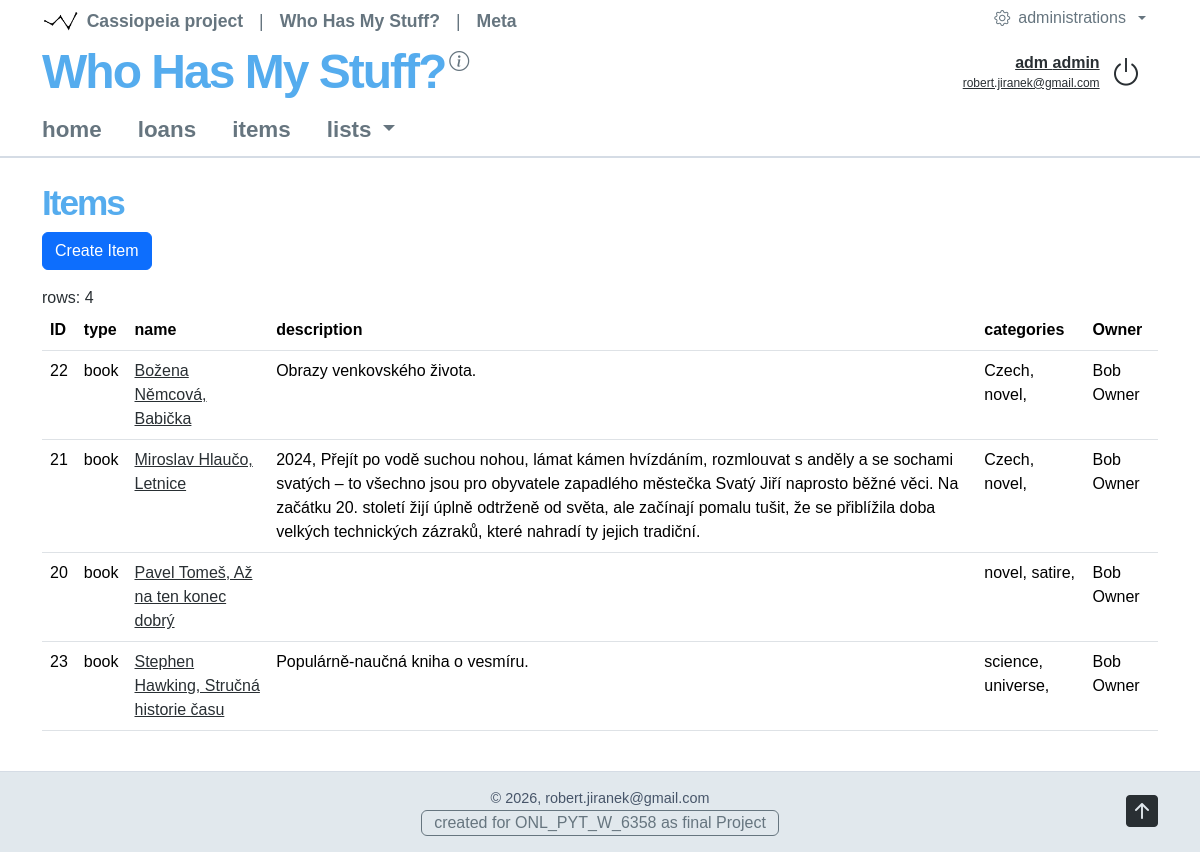
/whohas/items (signed in), run on the app's committed database.
### whohas/models.py (models this page shows, shortened)
class Items(models.Model):
     name = models.CharField(max_length=120, null=False, db_index=True)
     description = models.TextField(null=True, blank=True)
     owner = models.ForeignKey(settings.AUTH_USER_MODEL,on_delete=models.PROTECT, null=True, blank=True,)
     item_type = models.ForeignKey("ItemTypes", on_delete=models.PROTECT, related_name="items", null=True, blank=True,)
     item_categories = models.ManyToManyField("ItemCategories", related_name="items", blank=True,)

class ItemTypes(models.Model):
     name = models.CharField(max_length=120, unique=True)

class ItemCategories(models.Model):
     item_category_name = models.CharField(max_length=120, null=True)

### whohas/views/items.py (the view)
# urls.py: path('items', ItemsView.as_view(), name='items'),
class ItemsView(SysAuthNoPermission, WebRenderMixin, View):
    permission_required = "whohas.view_items"
    def get(self, request):
        items = list(
            Items.objects.select_related("item_type", "owner")
            .prefetch_related("item_categories")
            .order_by("name", "pk")
        )
        web_data = {
            "items": items,
            "table_rows_count": len(items),
        }
        return self.page_render(request, "items", web_data)

### syscor/views/tools.py (called while the page is built)
    @staticmethod
    def session_clear(request, session_name):
        request.session.pop(session_name, None)
        return True

### syscor/views/web.py (called while the page is built)
    @staticmethod
    def web_application_attribute_get(application_code: str = 'cassiopeia', application_attribut: str = None) -> dict[str, str] | str:
        application_code = application_code.lower()
        attribs = WEB_APPLICATIONS[application_code].copy()
        attribs['application_code'] = application_code
        if application_attribut is None:
            return attribs
        else:
            application_attribut = application_attribut.lower()
            return attribs[application_attribut]

    @staticmethod
    def web_application_module_attribute_get(module_code: str = 'cassiopeia', module_attribut: str = None) -> dict[str, str] | str:
        module_code = module_code.lower()
        attribs = WEB_APPLICATION_MODULES[module_code].copy()
        attribs['module_code'] = module_code
        if module_attribut is None:
            return attribs
        else:
            module_attribut = module_attribut.lower()
            return attribs[module_attribut]

    @staticmethod
    def web_message_get(request, message_type = 'web_message'):
        sys_msg_value = request.session.get(message_type)
        sysTools.session_clear(request, message_type)
        request.session.pop(message_type, None)
        return sys_msg_value

### syslog/views/logging.py (called while the page is built)
    @staticmethod
    def log(
        request,
        module_code: str,
        module_file_template: str,
        web_page_attributes: dict,
        timedelta_render_page: timedelta,
        timedelta_content_prepare: timedelta,
    ) -> bool:
        try:
            with transaction.atomic():
                WebLog.objects.create(
                    module_code=module_code,
                    module_file_template=module_file_template,
                    web_page_attributes=web_page_attributes,
                    timedelta_render_page=timedelta_render_page,
                    timedelta_content_prepare=timedelta_content_prepare,
                )
        except DatabaseError:
            logger.exception("WebLogging.log(): The record could not be saved to table WebLog.")
            return False
        return True

### whohas/templates/items.html (shortened to what this page needs)
{% extends "syscor-body.html" %}
{% block content-l2 %}
<h1>{{ web_page_attributes.module_name }}</h1>
{% if perms.whohas.add_items %}
<a href="{% url 'itemcreate' %}" class="btn btn-primary mb-3">Create Item</a>
{% endif %}
<div class="row-cols-sm-3">
    <div>rows: {{ web_data.table_rows_count }}</div>
</div>
<div class="table-responsive">
<table class="table">
    <thead>
    <tr>
        <th>ID</th><th>type</th><th>name</th><th>description</th><th>categories</th><th>Owner</th>
    </tr>
    </thead>
    <tbody>
    {% for item in web_data.items %}
    <tr>
        <td>
            {{ item.id }}
        </td>
        <td>
            {{ item.item_type.name }}
        </td>
        <td>
            <a href="{% url 'itemdetail' item.pk %}">{{ item.name }}</a>
        </td>
        <td>
            {{ item.description }}
        </td>
        <td>
            {% for category in item.item_categories.all %}
                {{ category.item_category_name }},
            {% endfor %}
        </td>
        <td>{% include "details/owner-slim.html" with owner=item.owner only %}</td>
    </tr>
    {% empty %}
    <tr><td colspan="6" class="text-center">No records found.</td></tr>
    {% endfor %}
    </tbody>
</table>
</div>
{% endblock %}

### syscor/templates/syscor-nav-line.html (shortened to what this page needs)
{% load static %}
<div class="row align-items-center gy-2">
    <div class="col-12 col-lg">
        <nav class="navbar rjd-brand-row justify-content-start align-items-start flex-nowrap">
            <a class="navbar-brand rjd-project-name" href="/{{ web_page_attributes.application_code }}">
                {{ web_page_attributes.application_name }}
            </a>
            <a class="icon-link rjd-header-action" href="#aboutProjectInfo"
               role="button" data-bs-toggle="modal" data-bs-target="#aboutProjectInfo"
               aria-label="About project Cassiopeia">
                <i class="bi bi-info-circle fs-5" aria-hidden="true"></i>
            </a>
        </nav>
    </div>
    <div class="col-12 col-lg-auto">
        <div class="rjd-account">
        {% if user.is_authenticated %}
            <div class="rjd-account-details">
                <a class="rjd-account-profile" href="{% url 'profile' %}">
                    {{ user.first_name }} {{ user.last_name|default:user.username }}<br>
                    <span class="rjd-account-caption">{{ user.email|default:user.username }}</span>
                </a>
            </div>
            <form action="{% url 'logout' %}" method="post">
                <button class="rjd-account-action" type="submit" aria-label="Logout" title="Logout">
                    <i class="bi bi-power fs-2" aria-hidden="true"></i>
                </button>
            </form>
        {% endif %}
        </div>
    </div>
</div>

### whohas/templates/details/owner-slim.html (shortened to what this page needs)
{% if owner %}{{ owner.get_full_name|default:owner.get_username }}{% else %}Unassigned{% endif %}

### syscor/static/css/cassiopeia/base.css (style rules this page uses)
:root { --bs-body-font-family: Calibri, Verdana, Arial, sans-serif; --bs-body-color: #292f33; --bs-body-bg: #ffffff; --bs-link-color: #292f33; --bs-link-hover-color: #66757F; --bs-link-visited-color: #292f33; }
a:where(:not(.btn, .nav-link, .dropdown-item, .navbar-brand)) { text-decoration: underline; color: #292f33 }
a:where(:not(.btn, .nav-link, .dropdown-item, .navbar-brand)):hover { text-decoration: underline; color: #55acee }
a:where(:not(.btn, .nav-link, .dropdown-item, .navbar-brand)):focus-visible { outline: 2px solid currentColor; outline-offset: 3px; }
h1 { font-size: 2.2em; color: #55acee; font-weight: 500; letter-spacing: -2px; }
.rjd-project-name { color: #55acee; letter-spacing: -2px; font-weight: 700; font-size: clamp(1.8rem, 4vw, 3rem); line-height: 1.1; padding-block: 0; min-width: 0; white-space: normal; overflow-wrap: anywhere; }
.rjd-brand-row { padding-block: 0.25rem; gap: 0.25rem; }
.rjd-brand-row .rjd-project-name { margin-inline-end: 0; }
.rjd-brand-row .rjd-header-action { color: #66757f; }
.rjd-account { display: flex; align-items: center; justify-content: flex-end; flex-wrap: nowrap; gap: 0.4rem; padding: 0.4rem 0.75rem; }
.rjd-account-details { display: flex; flex-direction: column; justify-content: center; text-align: right; gap: 0; min-width: 0; font-size: 1.0rem; line-height: 1.15; }
.rjd-account-caption { color: #292f33; font-weight: 400; font-size: 0.75rem; }
.rjd-account .rjd-account-profile { color: #292f33; font-weight: 600; text-decoration: underline; overflow-wrap: anywhere; }
.rjd-account .rjd-account-action { display: inline-flex; align-items: center; justify-content: center; flex-shrink: 0; width: 2.5rem; height: 2.5rem; border: 0; background: transparent; border-radius: 0.25rem; color: #292f33; font-size: 1rem; text-decoration: none; }
.rjd-main h1 { font-weight: 800; }

### data on the page
Items: id "22", item_type.name "book", name "Božena Němcová, Babička", description "Obrazy venkovského života."
ItemCategories: item_category_name "Czech"
ItemCategories: item_category_name "novel"
Items: id "21", item_type.name "book", name "Miroslav Hlaučo, Letnice", description "2024, Přejít po vodě suchou nohou, lámat kámen hvízdáním, rozmlouvat s anděly a se sochami svatých – to všechno jsou pro obyvatele zapadlého městečka Svatý Jiří naprosto běžné věci. Na začátku 20. století žijí úplně odtrženě od světa, ale začínají pomalu tušit, že se přiblížila doba velkých technických zázraků, které nahradí ty jejich tradiční."
Items: id "20", item_type.name "book", name "Pavel Tomeš, Až na ten konec dobrý"
ItemCategories: item_category_name "satire"
Items: id "23", item_type.name "book", name "Stephen Hawking, Stručná historie času", description "Populárně-naučná kniha o vesmíru."
ItemCategories: item_category_name "science"
ItemCategories: item_category_name "universe"

### other printed values
{{ web_page_attributes.application_name }} "Who Has My Stuff?"
{{ user.first_name }} "adm"
{{ user.last_name|default:user.username }} "admin"
{{ user.email|default:user.username }} "robert.jiranek@gmail.com"
{{ web_page_attributes.module_name }} "Items"
{{ web_data.table_rows_count }} "4"
{{ owner.get_full_name|default:owner.get_username }} "Bob Owner"
